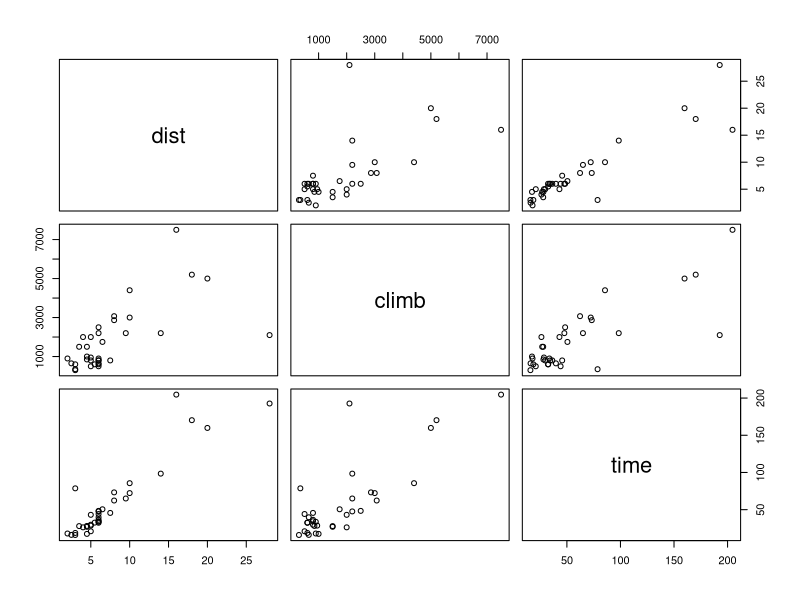
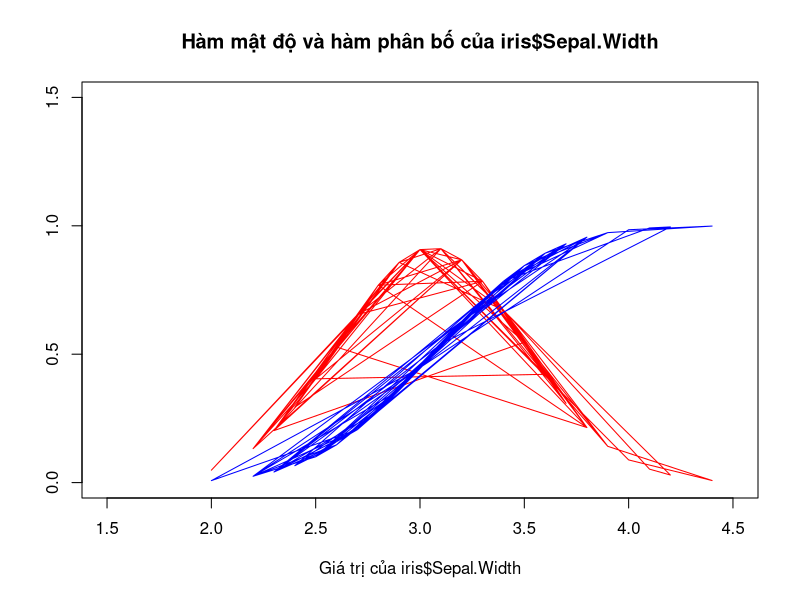

Recreate these plots in R, in order.
## ---- chunk 1
library(MASS)
data <- hills
data
## ---- chunk 2
mean(data$dist) # Giá trị trung bình của độ dài các đường đua
## ---- chunk 3
sd(data$dist) # Độ lệch chuẩn của độ dài các đường đua
## ---- chunk 4
mean(data$climb) # Giá trị trung bình của độ cao đạt được
## ---- chunk 5
sd(data$climb) # Độ lệch chuẩn của độ cao đạt được
## ---- chunk 6
mean(data$time) # Giá trị trung bình thời gian chạy của người chiến thắng
## ---- chunk 7
sd(data$time) # Độ lệch chuẩn thời gian chạy của người chiến thắng
## ---- chunk 8
# Độ dài các đường đua:
shapiro.test(data$dist)
## ---- chunk 9
# Độ cao đạt được:
shapiro.test(data$climb)
## ---- chunk 10
# Thời gian chạy của người chiến thắng:
shapiro.test(data$time)
## ---- chunk 11
pairs(data)
## ---- chunk 12
lm.fit <- lm(data$time ~ data$dist + data$climb, data = hills)
lm.fit
## ---- chunk 13
preTime <- predict(lm.fit)
preTime
## ---- chunk 14
squaredDiffTime <- (hills$time - preTime)^2
mean(squaredDiffTime)
var(squaredDiffTime)
## ---- chunk 15
shapiro.test(squaredDiffTime)
## ---- chunk 16
library(datasets)
data01 <- iris
data01
names(data)
## ---- chunk 17
mean(data01$Petal.Length) # giá trị trung bình của độ dài cánh hoa
sd(data01$Petal.Length) # độ lệch tiêu chuẩn của độ dài cánh hoa
mean(data01$Petal.Width) # giá trị trung bình của độ rộng cánh hoa
sd(data01$Petal.Width) # độ lệch tiêu chuẩn của độ rộng cánh hoa
mean(data01$Sepal.Length) # giá trị trung bình của độ dài đài hoa
sd(data01$Sepal.Length) # độ lệch tiêu chuẩn của độ dài đài hoa
mean(data01$Sepal.Width) # giá trị trung bình của độ rộng đài hoa
sd(data01$Sepal.Width) # độ lệch tiêu chuẩn của độ rộng đài hoa
## ---- chunk 18
# Độ dài cánh hoa:
shapiro.test(data01$Petal.Length)
## ---- chunk 19
# Độ rộng cánh hoa:
shapiro.test(data01$Petal.Width)
## ---- chunk 20
# Độ dài đài hoa:
shapiro.test(data01$Sepal.Length)
## ---- chunk 21
# Độ rộng đài hoa:
shapiro.test(data01$Sepal.Width)
## ---- chunk 22
plot(
  data01$Sepal.Width,
  dnorm(
    data01$Sepal.Width,
    mean(data01$Sepal.Width),
    sd(data01$Sepal.Width)
  ),
  xlab = "Giá trị của iris$Sepal.Width",
  xlim = c(1.5, 4.5),
  ylim = c(0, 1.5),
  col = "red",
  type = "l",
  ylab = ""
)
lines(data01$Sepal.Width,pnorm(data01$Sepal.Width,mean(data01$Sepal.Width),sd(data01$Sepal.Width)),ylab = "",col = "blue")
title("Hàm mật độ và hàm phân bố của iris$Sepal.Width")
## ---- chunk 23
t.test(data01$Sepal.Width,mu = 3.5,alt = "less",conf.level = 0.99)
## ---- chunk 24
qnorm(0.70,mean = mean(data$Sepal.Width),sd = sd(data$Sepal.Width))
## ---- chunk 25
setosaData <- data01$Sepal.Width[data01$Species == "setosa"]
versicolorData <- data01$Sepal.Width[data01$Species == "versicolor"]
t.test(setosaData,versicolorData,conf.level = 0.99)
